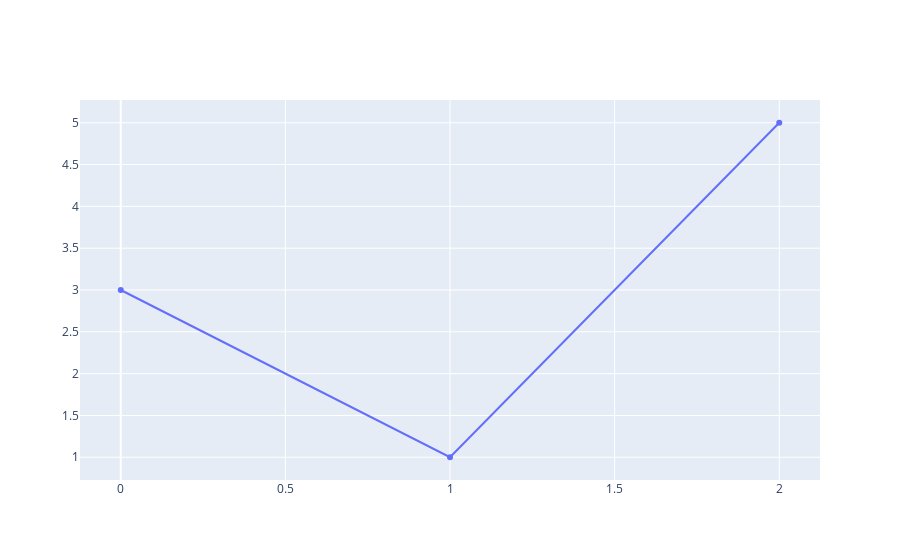

The notebook cell saved with this chart:
### Markdown cell above
#### The X coordinates cane be inferred
If the X Coordinates are not supplied explicitly, they are set to the index of the y coordinates. In this case the x coordinates are presumed to be [0,1,2]

### Code cell
offline.iplot([{'y': [3, 1, 5]}])

### Figure 1 — Plotly figure (JSON) as saved in the notebook; plotly's stock layout.template omitted (floating-point values rounded to 4 significant figures)
{"data": [{"type": "scatter", "y": [3, 1, 5]}], "layout": {}}
